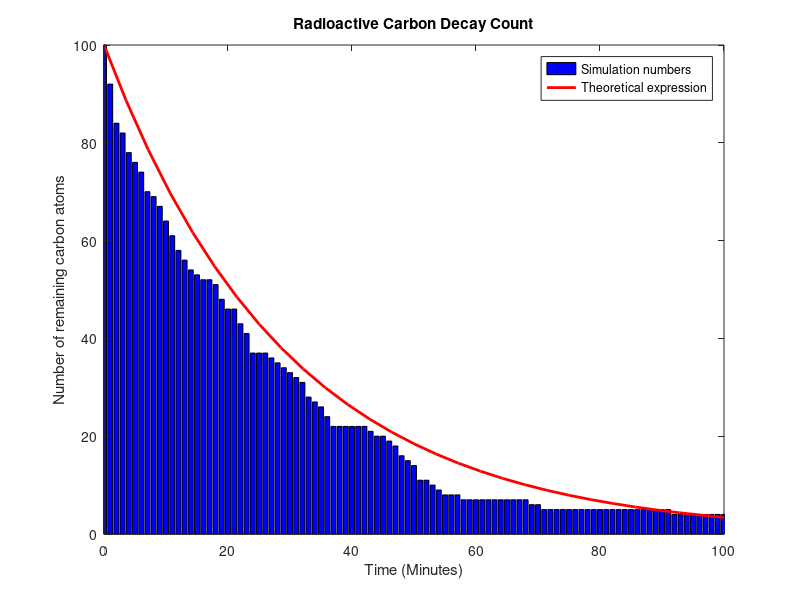

Source code (MATLAB):
%%
%Script M-file: carbon.m
%Description: Simulates the decay of radioactive carbon by focusing on the
%fate of 100 carbon atoms over an experiment time of 100 minutes. The
%number of remaining atoms is calculated and recorded after each minute. 
% 
%Author: Qiao Yan Soh
%Date: 23 Feb 2017
%%

decay_rate = 0.0338;        % The probability of an atom decaying in each minute (loop)
atoms = ones(1,100);        % Sets up the atomic view, where an undecayed atom = 1 and decayed atom = 0
undecayedcount = [100 zeros(1,100)];    % Stores the number of atoms that remain after each minute, initializing the first value = 100
minute = 1:100;             % Running the experiment for 100 minutes

% <<INITIAL FOR LOOP CODE>>
% Looks at all 100 atoms, decayed or not, over the entire experiment.
% FOR loop runs the decay count each minute, and updates the values
% accordingly. 
% for m = minute
%     undecayed = atoms.*rand(1,100) > decay_rate;   % rand gives a random number for determining decay, and is set to 0 if the atom has already decayed. 
%     atoms = undecayed;                             % Updates the atomic view of the 100 atoms of interest 
%     undecayedcount(m+1) = sum(undecayed);          % Counts the total number of remaining atoms after this 'minute' and stores it in the counter
% end

% << UPDATED FOR LOOP CODE>>
% Comparatively more accurate - since it stops keeping track of any decayed atoms and
% reduces time by reducing the number of elements it needs to look at. This
% is suitable since the atoms are not distinguishable from each other and
% its element index is unimportant. 
% FOR loop runs the decay count each minute, and updates the values
% accordingly. An atom decays, and value is set to 0 if its corresponding randomly generated
% number is less than the decay rate. 
for m = minute
    undecayed = rand(1, length(atoms)) > decay_rate;    % Produces an array of random numbers, and compares it to the decay rate to set 'decayed' atoms to 0
    atoms = undecayed(undecayed~=0);                    % Updates the atomic view to keep track of remaining atoms only. 
    undecayedcount(m+1) = sum(atoms);                   % Counts the total number of remaining atoms after this 'minute' and stores it in the counter
end

close all
figure(1)
bar(0:100, undecayedcount, 'b')   % Plots the numbers in a bar chart
hold on
axis([0 100 0 100])
xlabel('Time (Minutes)')
ylabel('Number of remaining carbon atoms')
title('Radioactive Carbon Decay Count')
fplot(@(t) 100*exp(-decay_rate*t),[0 100], 'r', 'linewidth', 2)   % Plots the theoretical decay prediction expression
legend('Simulation numbers', 'Theoretical expression')
hold off
